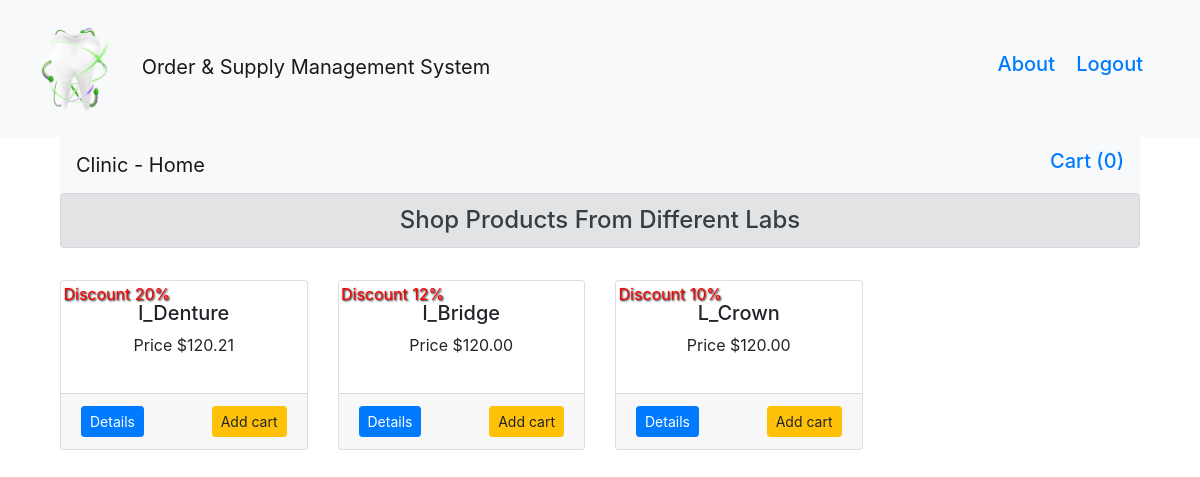
/clinic (signed in), run on an earlier commit of the app's database.
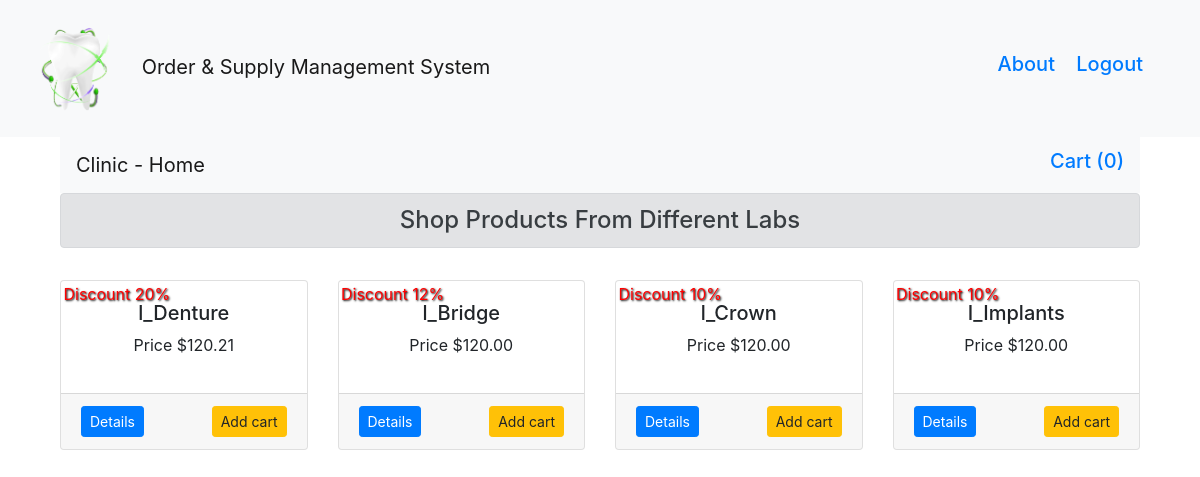
And on a later commit of the database.
### dental/products/models.py (models this page shows, shortened)
class lab_product(db.Model):
    id = db.Column(db.Integer, primary_key=True)
    name = db.Column(db.String(80), nullable=False)
    seller = db.Column(db.String(80), nullable=False)
    price = db.Column(db.Numeric(10,2), nullable=False)
    discout = db.Column(db.Integer, default=0)
    stock = db.Column(db.Integer, nullable=False)
    description = db.Column(db.Text, nullable=False)

### dental/user/clinic.py (the view)
@app.route('/clinic')
def clinic():
    if 'username' not in session:
        flash(f'Please login first','danger')
        return redirect(url_for('login', filename='routes.py'))
    products=lab_product.query.filter(lab_product.stock > 0)
    return render_template('clinic.html', title='Clinic User', products=products)

### dental/templates/clinic.html (shortened to what this page needs)
{% extends "layout.html" %}
{% block content %}
<div class="container">
        <nav class="navbar navbar-expand-lg navbar-light bg-light">
            <a class="navbar-brand" href="/clinic">Clinic - Home</a>
            <div class="collapse navbar-collapse" id="navbarSupportedContent">
            <form class="form-inline my-2 my-lg-0">
                <a class="float-right" href= "{{url_for('getCart_clinic')}}" tabindex="-1">
                    <h5>Cart ({{session['Shoppingcart']|length}})</h5>
                </a>
            </form>
            </div>
        </nav>
</div>
<div class="container">
    <h4 class="alert alert-secondary" style="text-align: center; ">Shop Products From Different Labs</h4>
    <div class="row">
        {% for product in products %}
        <div class="col-md-3 mt-3">
            <div class="card">
                <div class="card-body">
                    {% if product.discout>0 %}
                    <p style="text-shadow: 1px 1px 2px black; color:red; transform: rotate(0deg); position: absolute; top: 1%; left: 1%;">Discount {{product.discout}}%</p>
                    {% endif %}
                    <h5 class="text-center">{{product.name}}</h5>
                    <p class="text-center">Price ${{product.price}}</p>
                </div>
                <div class="card-footer">
                    <a href="{{url_for('clinicproduct_details', id=product.id)}}" class="float-left btn btn-sm btn-primary ">Details</a>
                    <form action="{{url_for('addcart_clinic')}}" method="post">
                        <button type="submit" class="btn btn-sm btn-warning float-right">Add cart</button>
                    </form>
                </div>
            </div>
        </div>
        {% endfor %}
    </div>
</div>
{% endblock %}

What changed in the data, as far as the page shows it:
changed lab_product: name "L_Crown" → "l_Crown"
added lab_product: discout "10", name "I_Implants", price "120.00"
